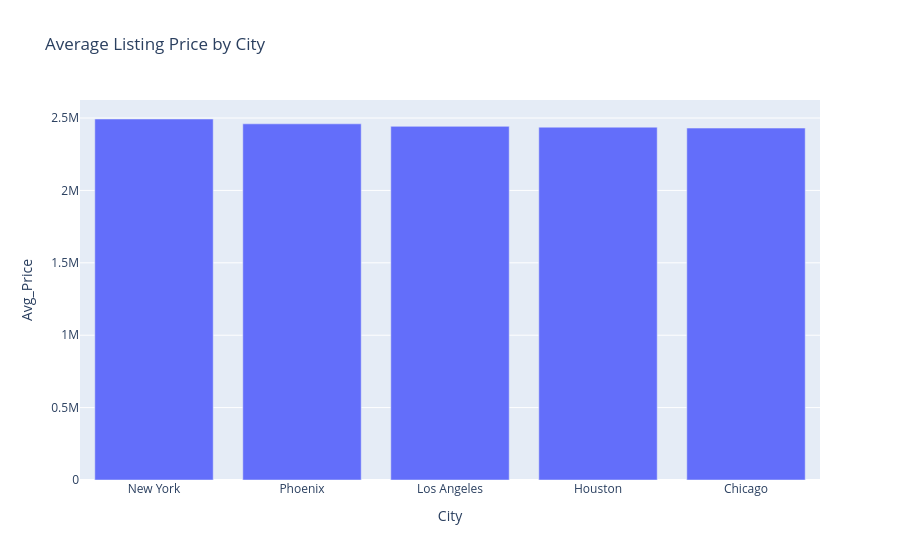

Source (notebook cell):
### Markdown cell above
1) PROPERTY AND PRICING ANALYSIS

### Code cell
# --- Question 1: Average listing price by city ---
conn = sqlite3.connect('db/brickview_manual.db')

query = """
SELECT City, ROUND(AVG(Price), 2) as Avg_Price 
FROM Listings 
GROUP BY City 
ORDER BY Avg_Price DESC
"""

df_result = pd.read_sql(query, conn)
conn.close()

print("Insight Table:")
display(df_result)

# Visualization
fig = px.bar(df_result, x='City', y='Avg_Price', title="Average Listing Price by City")
fig.show()

### Figure 1 — Plotly figure (JSON) as saved in the notebook; plotly's stock layout.template omitted (floating-point values rounded to 4 significant figures)
{"data": [{"hovertemplate": "City=%{x}<br>Avg_Price=%{y}<extra></extra>", "legendgroup": "", "marker": {"color": "#636efa", "pattern": {"shape": ""}}, "name": "", "orientation": "v", "showlegend": false, "textposition": "auto", "type": "bar", "x": ["New York", "Phoenix", "Los Angeles", "Houston", "Chicago"], "xaxis": "x", "y": [2493000.0, 2460000.0, 2442000.0, 2437000.0, 2431000.0], "yaxis": "y"}], "layout": {"barmode": "relative", "legend": {"tracegroupgap": 0}, "title": {"text": "Average Listing Price by City"}, "xaxis": {"anchor": "y", "domain": [0, 1], "title": {"text": "City"}}, "yaxis": {"anchor": "x", "domain": [0, 1], "title": {"text": "Avg_Price"}}}}
